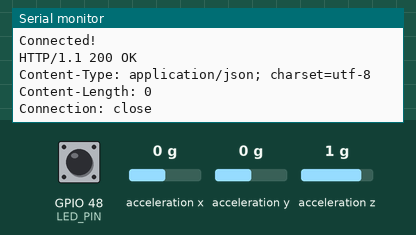
Recording of a program running on a simulated ESP32-S3. Parts: the last lines printed to the serial monitor. The inputs (shaded band) are chosen by the test bench; at power-on: acceleration x 0 g, acceleration y 0 g, acceleration z 1 g, GPIO 48 (LED_PIN) HIGH. WiFi joins after 1.5 s; servers stay silent unless stated; uploads are accepted with an empty reply.

Above: at 9.9 s.
10.0 s: acceleration x set to -1.4 g
At 10.9 s:
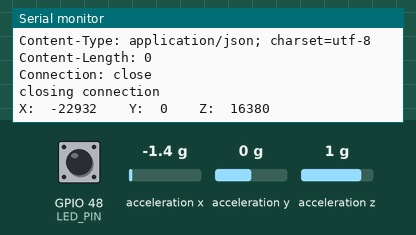
12.3 s: acceleration y set to -1.4 g
At 12.96 s:
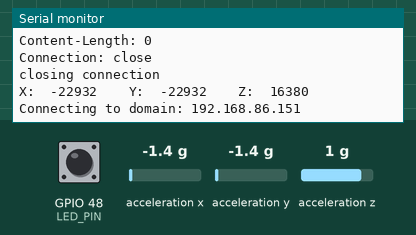
14.6 s: acceleration z set to -1.4 g
At 16.2 s:
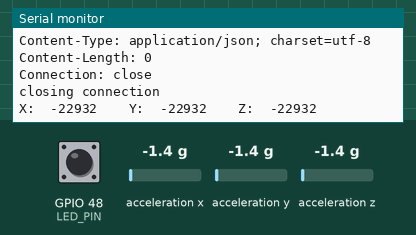

Measured:
- after the input at 10.0 s, the serial monitor: prints a new line after 0.54 s (image 1)
- after the input at 12.3 s, the serial monitor: prints a new line at once (image 2)
- after the input at 14.6 s, the serial monitor: prints a new line after 1.2 s (image 3)

The program:

main.cpp
```cpp
#include <Arduino.h>
#include <WiFi.h>
#include <Wire.h>
#include <SPI.h>
#include <Adafruit_LIS3DH.h>
#include <Adafruit_Sensor.h>

const char * networkName = "NetworkName";
const char * networkPswd = "NetworkPassword";
const char * hostDomain = "192.168.86.151";
const int hostPort = 4000;
const int LED_PIN = LED_BUILTIN;

Adafruit_LIS3DH lis = Adafruit_LIS3DH();

const float X_THRESHOLD = 2.0;
const float Y_THRESHOLD = 2.0;
const float Z_THRESHOLD = 2.0;

void connectToWiFi(const char * ssid, const char * pwd)
{
  Serial.println("Connecting to WiFi network: " + String(ssid));
  WiFi.begin(ssid, pwd);

  while (WiFi.status() != WL_CONNECTED)
  {
    digitalWrite( LED_PIN, !digitalRead(LED_PIN) );
    delay(500);
    Serial.print(".");
  }

  Serial.println();
  Serial.println("WiFi connected!");
  Serial.print("IP address: ");
  Serial.println(WiFi.localIP());
}

void requestURL(const char * host, int port)
{
  Serial.println("Connecting to domain: " + String(host));

  WiFiClient client;
  if (!client.connect(host, port))
  {
    Serial.println("connection failed");
    return;
  }
  Serial.println("Connected!\n");

  String dataToSend = "elevator_id=1&x=" + String(lis.x) + "&y=" + String(lis.y) + "&z=" + String(lis.z);
  int dataStringLength = dataToSend.length();
  client.print((String)"POST /elevator-data HTTP/1.1\r\n" +
               "Host: " + String(host) + "\r\n" +
               "Content-Type: application/x-www-form-urlencoded\r\n" +
               "Content-Length: "+dataStringLength+"\r\n"+
               "Connection: close\r\n\r\n"+
               dataToSend);

  unsigned long timeout = millis();
  while (client.available() == 0)
  {
    if (millis() - timeout > 5000)
    {
      Serial.println(">>> Client Timeout !");
      client.stop();
      return;
    }
  }

  while (client.available())
  {
    String line = client.readStringUntil('\r');
    Serial.print(line);
  }

  Serial.println("closing connection");
  client.stop();
}

void setup()
{
  Serial.begin(115200);
  delay(5000);

  if (! lis.begin(0x18)) {
    Serial.println("Couldn't start");
    while (1) yield();
  }
  Serial.println("LIS3DH found!");

  lis.setRange(LIS3DH_RANGE_4_G);   // 2, 4, 8 or 16 G!
  lis.setDataRate(LIS3DH_DATARATE_50_HZ);

  connectToWiFi(networkName, networkPswd);
  delay(1000);
  requestURL(hostDomain, hostPort);
}

void loop()
{
  lis.read();

  Serial.print("X:  "); Serial.print(lis.x);
  Serial.print("  \tY:  "); Serial.print(lis.y);
  Serial.print("  \tZ:  "); Serial.println(lis.z);

  bool alert = false;
  if (abs(lis.x) > X_THRESHOLD || abs(lis.y) > Y_THRESHOLD || abs(lis.z) > Z_THRESHOLD) {
    alert = true;
  }
  delay(500);

  if (alert) {
    requestURL(hostDomain, hostPort);
  }
}
```
